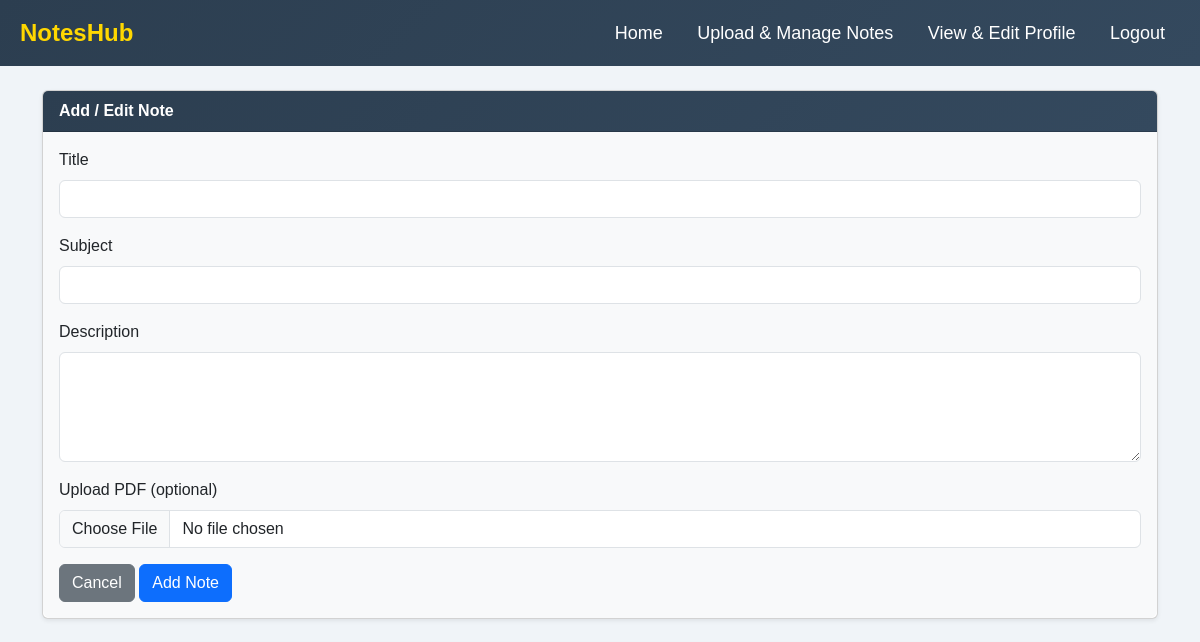
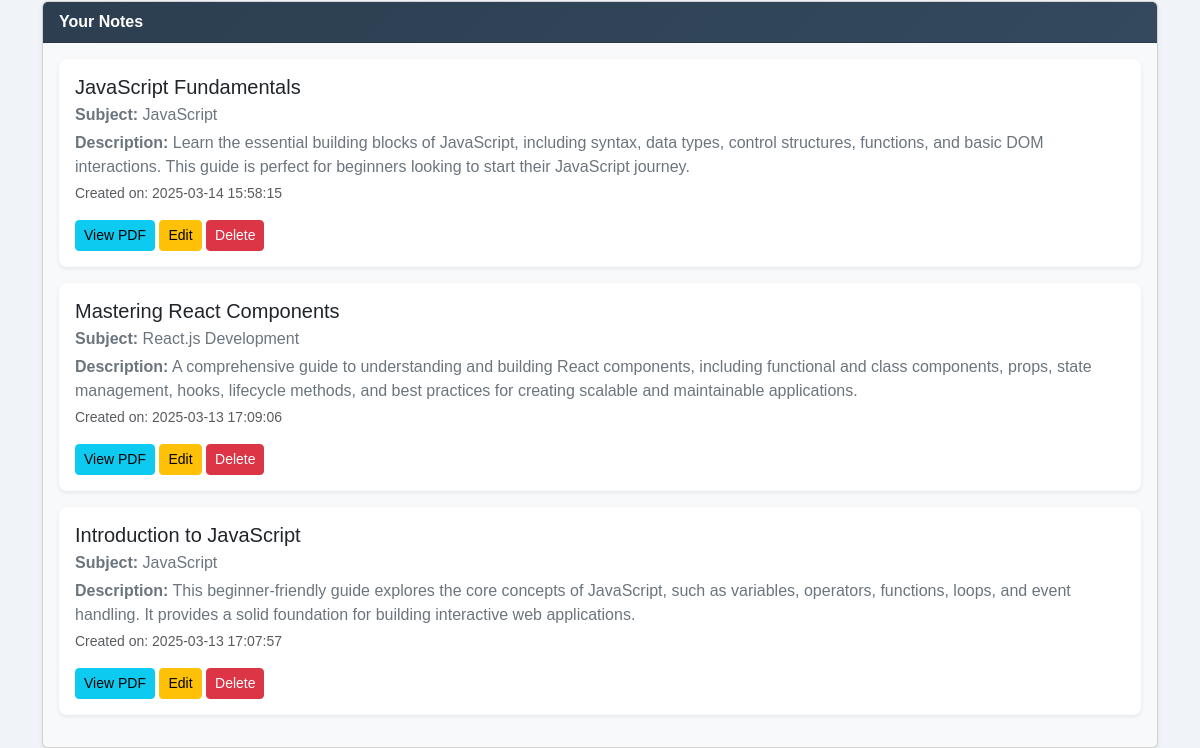
/userpannel/uploadnotes.php (signed in), run on an earlier commit of the app's database (2 pictures, top to bottom).
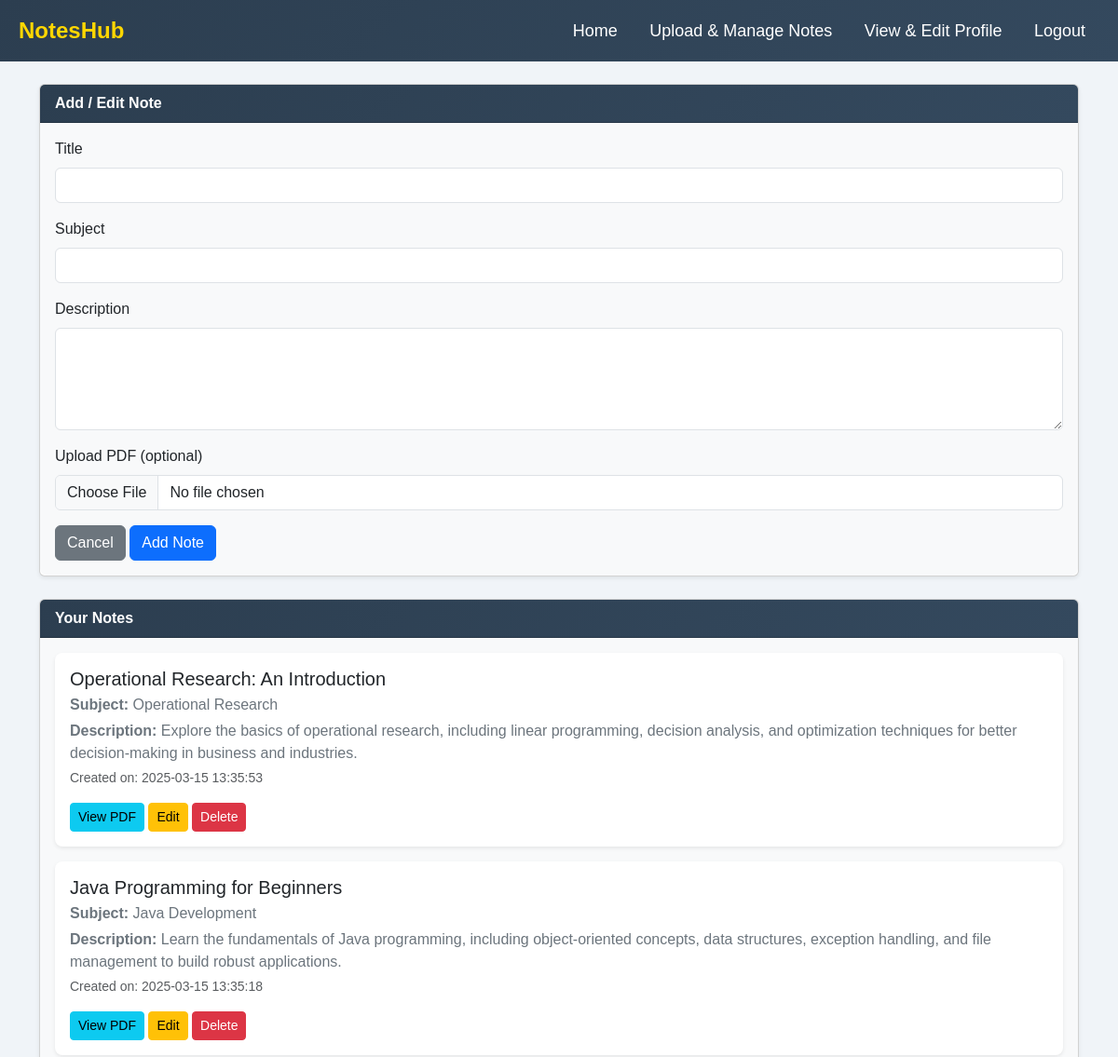
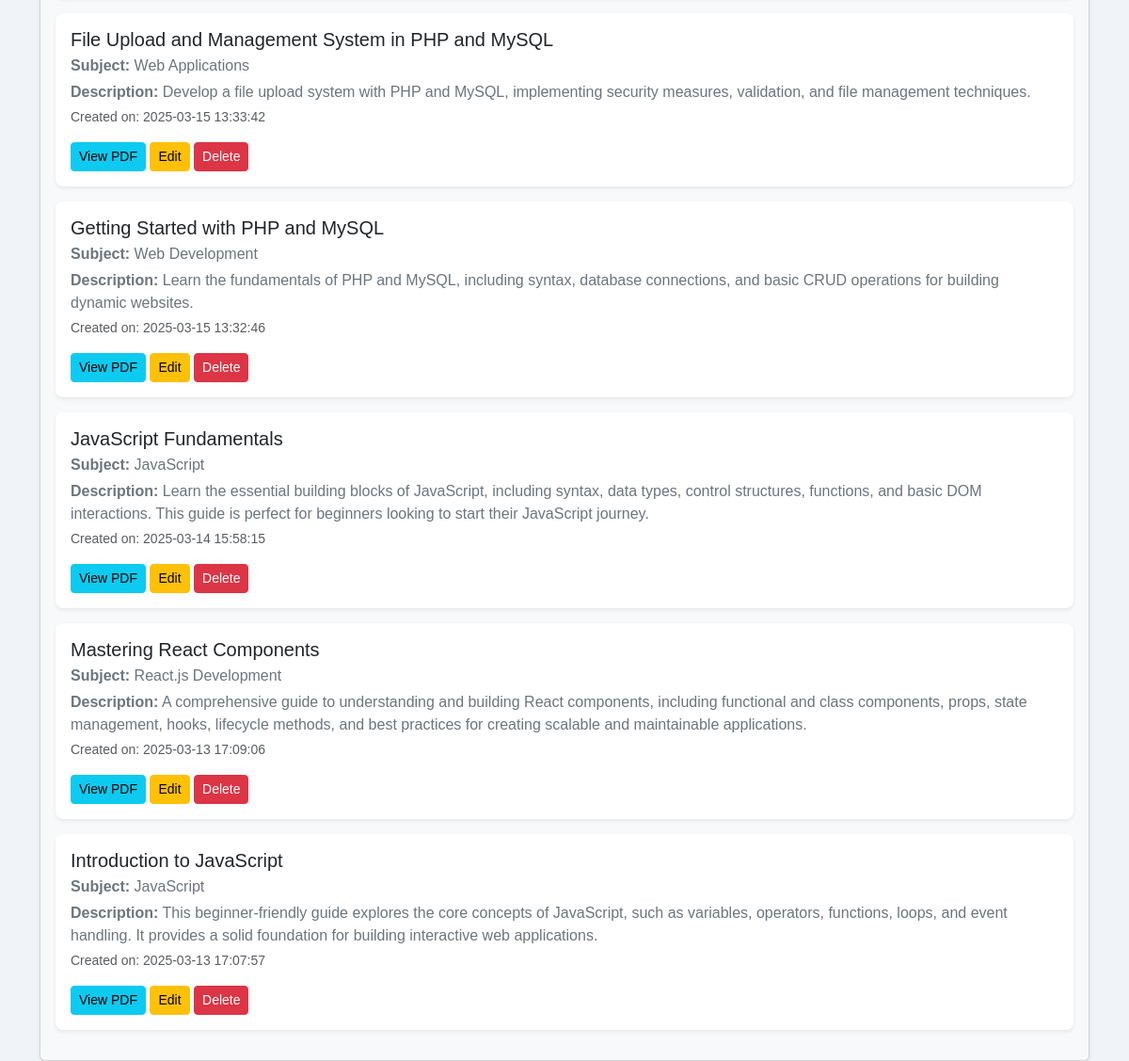
And on a later commit of the database (2 pictures, top to bottom).
### tables this page shows
CREATE TABLE `notes` (
  `id` int(11) NOT NULL,
  `user_id` int(11) NOT NULL,
  `notes_title` varchar(255) NOT NULL,
  `notes_subject` varchar(255) NOT NULL,
  `description` text NOT NULL,
  `pdf` varchar(255) DEFAULT NULL,
  `view_count` int(11) DEFAULT 0,
  `dwnld_count` int(11) DEFAULT 0,
  `created_at` timestamp NOT NULL DEFAULT current_timestamp(),
  `download_count` int(11) DEFAULT 0
);

### userpannel/uploadnotes.php (the view, shortened to what this page needs)
<?php
require '../db/db.php';
$user_id = $_SESSION["user_id"];
$stmt = $conn->prepare("SELECT * FROM notes WHERE user_id = ? ORDER BY created_at DESC");
$stmt->bind_param("i", $user_id);
$stmt->execute();
$result = $stmt->get_result();
?>
<!DOCTYPE html>
<html lang="en">
<head>
    <link rel="stylesheet" href="https://cdn.jsdelivr.net/npm/bootstrap@5.3.0/dist/css/bootstrap.min.css">
</head>
<body>
    <div class="navbar">
        <div class="logo">NotesHub</div>
        <div>
            <a href="./dashboard.php">Home</a>
            <a href="./uploadnotes.php">Upload & Manage Notes</a>
            <a href="./profile.php">View & Edit Profile</a>
            <a href="./logout.php">Logout</a>
        </div>
    </div>
    <div class="container mt-4">
        <div class="card shadow-sm mb-4">
            <div class="card-header text-white" style="background: linear-gradient(135deg, #2c3e50, #34495e); font-weight: bold;">
                Add / Edit Note
            </div>
            <div class="card-body" style="background-color: #f8f9fa; border-radius: 0 0 8px 8px;">
                <form id="noteForm" method="POST" action="uploadnotes.php" enctype="multipart/form-data">
                    <div class="mb-3">
                        <label class="form-label">Title</label>
                        <input type="text" name="notes_title" id="notes_title" class="form-control" required>
                    </div>
                    <div class="mb-3">
                        <label class="form-label">Subject</label>
                        <input type="text" name="notes_subject" id="notes_subject" class="form-control" required>
                    </div>
                    <div class="mb-3">
                        <label class="form-label">Description</label>
                        <textarea name="description" id="description" class="form-control" rows="4" required></textarea>
                    </div>
                    <div class="mb-3">
                        <label class="form-label">Upload PDF (optional)</label>
                        <input type="file" name="pdf_file" class="form-control" accept=".pdf">
                    </div>
                    <button type="button" id="cancel_button" class="btn btn-secondary" onclick="resetForm()">Cancel</button>
                    <button type="submit" name="add_note" id="submit_button" class="btn btn-primary">
                        Add Note
                    </button>
                </form>
            </div>
        </div>
        <div class="card shadow-sm">
            <div class="card-header text-white" style="background: linear-gradient(135deg, #2c3e50, #34495e); font-weight: bold;">
                Your Notes
            </div>
            <div class="card-body" style="background-color: #f8f9fa; border-radius: 0 0 8px 8px;">
                <?php while ($note = $result->fetch_assoc()) : ?>
                    <div class="list-group-item list-group-item-action mb-3 shadow-sm p-3" style="border-radius: 8px; background: white;">
                        <h5 class="mb-1 text-dark"><?php echo htmlspecialchars($note['notes_title']); ?></h5>
                        <p class="mb-1 text-secondary"><strong>Subject:</strong> <?php echo htmlspecialchars($note['notes_subject']); ?></p>
                        <p class="mb-1 text-secondary"><strong>Description:</strong> <?php echo htmlspecialchars($note['description']); ?></p>
                        <p class="small text-muted">Created on: <?php echo $note['created_at']; ?></p>
                        <?php if (!empty($note['pdf'])) : ?>
                            <a href="uploads/<?php echo $note['pdf']; ?>"
                                class="btn btn-info btn-sm"
                                target="_blank"
                                rel="noopener noreferrer">
                                View PDF
                            </a>
                        <?php endif; ?>
                        <button class="btn btn-warning btn-sm" onclick="editNote(
                        '<?php echo $note['id']; ?>',
                        '<?php echo addslashes($note['notes_title']); ?>',
                        '<?php echo addslashes($note['notes_subject']); ?>',
                        '<?php echo addslashes($note['description']); ?>',
                        '<?php echo addslashes($note['pdf']); ?>'
                    )">Edit</button>
                        <a href="uploadnotes.php?delete=<?php echo $note['id']; ?>" class="btn btn-danger btn-sm" onclick="return confirm('Are you sure?')">Delete</a>
                    </div>
                <?php endwhile; ?>
            </div>
        </div>
    </div>
</body>
</html>

What changed in the data, as far as the page shows it:
added notes: notes_title "Operational Research: An Introduction", notes_subject "Operational Research", description "Explore the basics of operational research, including linear programming, decision analysis, and optimization techniques for better decision-making in business and industries.", created_at "2025-03-15 13:35:53"
added notes: notes_title "Java Programming for Beginners", notes_subject "Java Development", description "Learn the fundamentals of Java programming, including object-oriented concepts, data structures, exception handling, and file management to build robust applications.", created_at "2025-03-15 13:35:18"
added notes: notes_title "File Upload and Management System in PHP and MySQL", notes_subject "Web Applications", description "Develop a file upload system with PHP and MySQL, implementing security measures, validation, and file management techniques.", created_at "2025-03-15 13:33:42"
added notes: notes_title "Getting Started with PHP and MySQL", notes_subject "Web Development", description "Learn the fundamentals of PHP and MySQL, including syntax, database connections, and basic CRUD operations for building dynamic websites.", created_at "2025-03-15 13:32:46"
